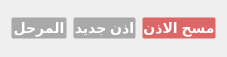
   <widget class="QWidget" name="horizontalLayoutWidget">
    <property name="geometry">
     <rect>
      <x>1</x>
      <y>554</y>
      <width>227</width>
      <height>57</height>
     </rect>
    </property>
    <layout class="QHBoxLayout" name="horizontalLayout">
     <item>
      <widget class="QPushButton" name="saved_rec">
       <property name="minimumSize">
        <size>
         <width>0</width>
         <height>22</height>
        </size>
       </property>
       <property name="maximumSize">
        <size>
         <width>60</width>
         <height>16777215</height>
        </size>
       </property>
       <property name="styleSheet">
        <string notr="true">QPushButton {
  	background-color: #a9a9a9;
    border-style: hidden;
	border-width:1px;
    border-radius: 2px;
    font: bold 14px;
    color: #ffffff; 
}
QPushButton:pressed {
background-color: #3269e4;
}</string>
       </property>
       <property name="text">
        <string>المرحل</string>
       </property>
      </widget>
     </item>
     <item>
      <widget class="QPushButton" name="new_rec">
       <property name="minimumSize">
        <size>
         <width>0</width>
         <height>22</height>
        </size>
       </property>
       <property name="maximumSize">
        <size>
         <width>70</width>
         <height>16777215</height>
        </size>
       </property>
       <property name="autoFillBackground">
        <bool>false</bool>
       </property>
       <property name="styleSheet">
        <string notr="true">QPushButton {
  	background-color: #a9a9a9;
    border-style: hidden;
	border-width:1px;
    border-radius: 2px;
    font: bold 14px;
    color: #ffffff; 
}
QPushButton:pressed {
background-color: #3269e4;
}</string>
       </property>
       <property name="text">
        <string>اذن جديد</string>
       </property>
       <property name="iconSize">
        <size>
         <width>60</width>
         <height>60</height>
        </size>
       </property>
       <property name="autoRepeatInterval">
        <number>100</number>
       </property>
      </widget>
     </item>
     <item>
      <widget class="QPushButton" name="pushButton_2">
       <property name="maximumSize">
        <size>
         <width>100</width>
         <height>22</height>
        </size>
       </property>
       <property name="styleSheet">
        <string notr="true">QPushButton {
  	background-color: #dd6767;
    border-style: hidden;
	border-width:1px;
    border-radius: 2px;
    font: bold 14px;
    color: #ffffff; 
}
QPushButton:pressed {
background-color: #3269e4;
}</string>
       </property>
       <property name="text">
        <string>مسح الاذن</string>
       </property>
      </widget>
     </item>
    </layout>
   </widget>
